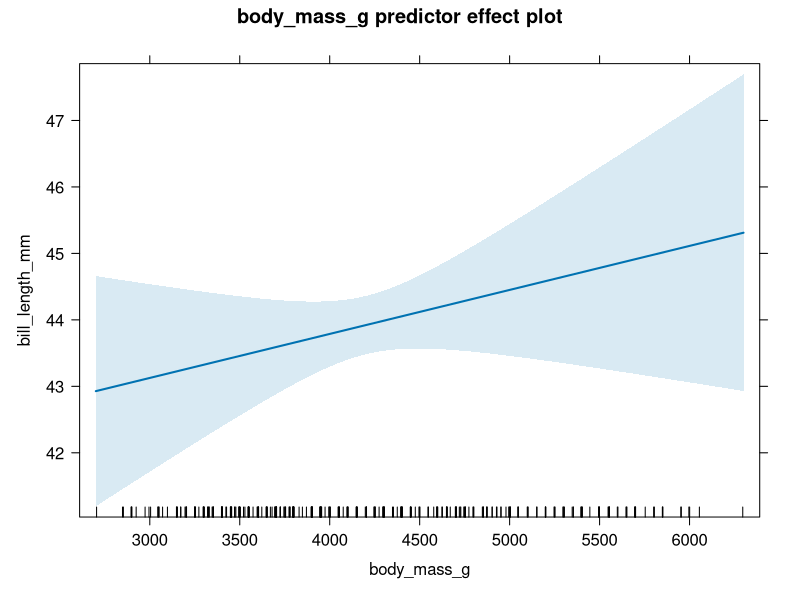
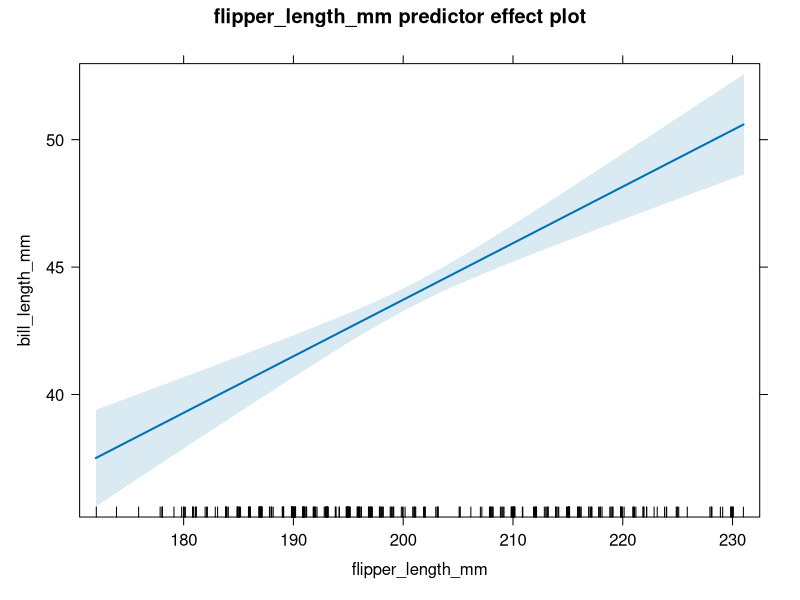
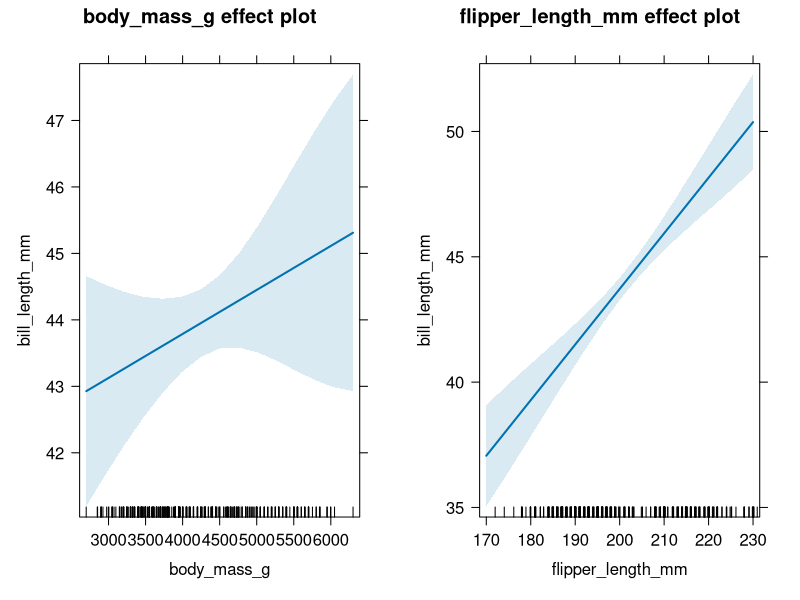
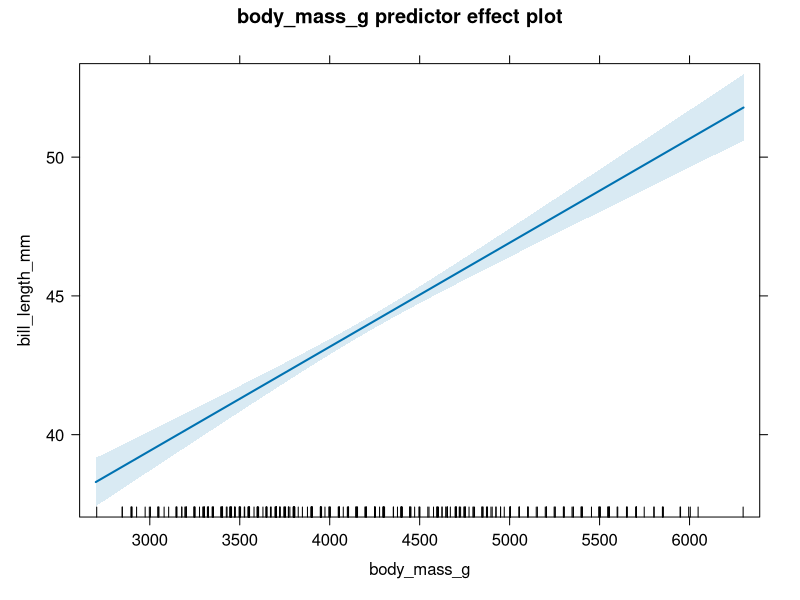
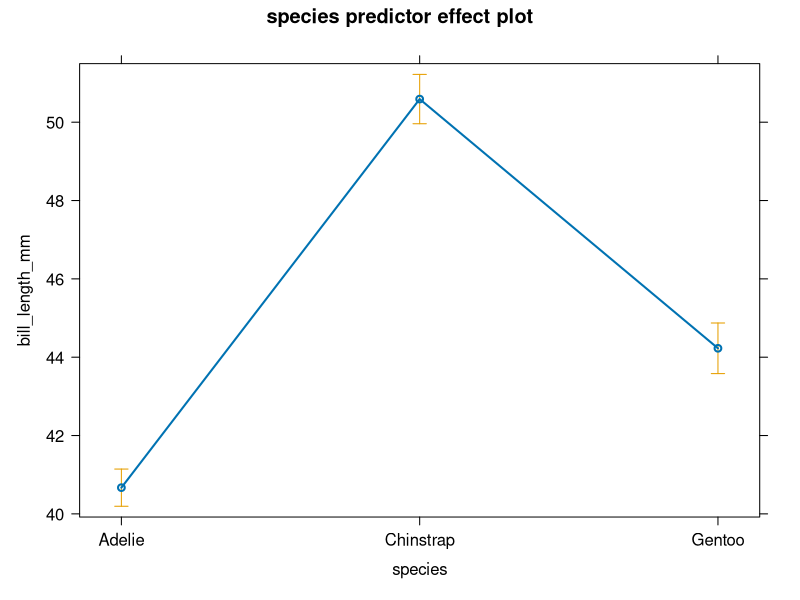
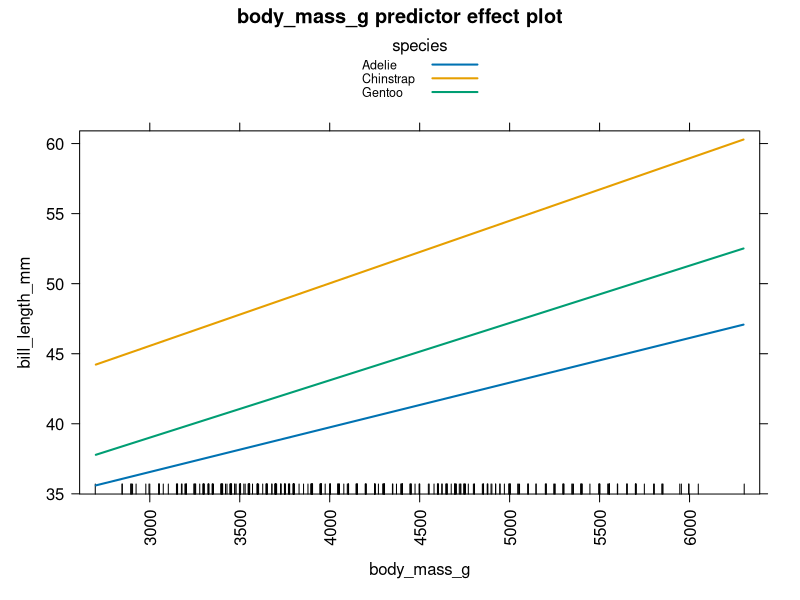
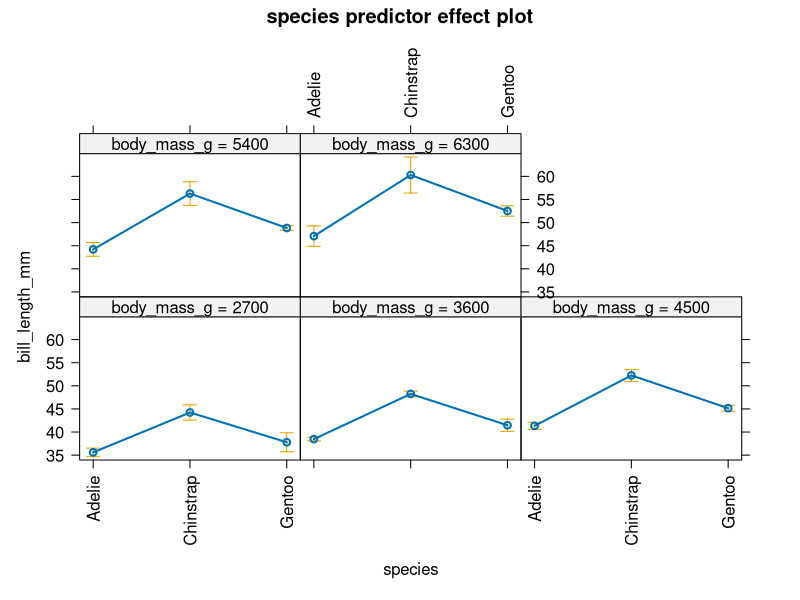
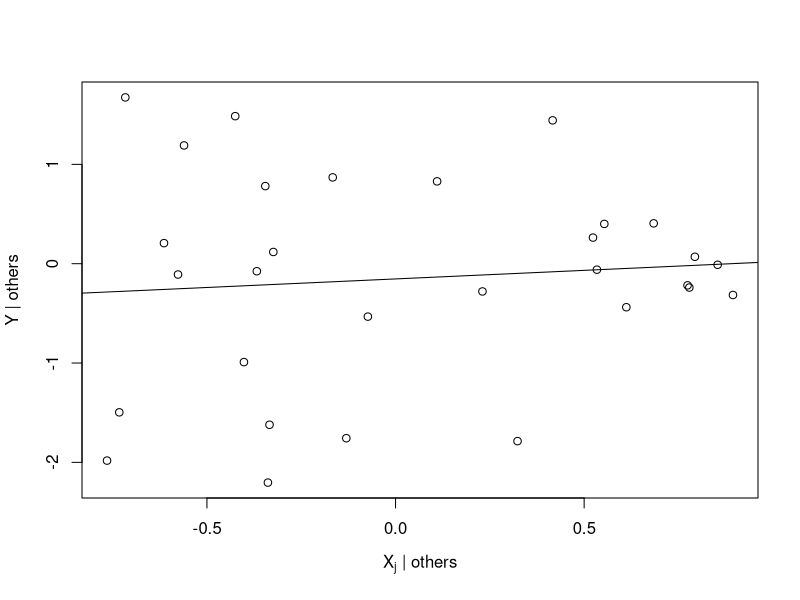

Recreate these plots in R, in order.
## ---- chunk 1
if(!require(palmerpenguins, quietly = TRUE)) {
  install.packages("palmerpenguins", repos = "https://cran.rstudio.com/")
  library(palmerpenguins)
}
## ---- chunk 2
if(!require(car, quietly = TRUE)) {
  install.packages("car", repos = "https://cran.rstudio.com/")
  library(car)
}
## ---- chunk 3
if(!require(effects, quietly = TRUE)) {
  install.packages("effects", repos = "https://cran.rstudio.com/")
  library(effects)
}
## ---- chunk 4
# load penguins data
data(penguins, package = "palmerpenguins")
# transform body mass variable from g to kg
penguins <- penguins |> transform(body_mass_kg = body_mass_g/1000)
# fit model with body_mass_kg
slmod_scaled <- lm(bill_length_mm ~ body_mass_kg, data = penguins)
# extract coefficients
coefficients(slmod_scaled)
## ---- chunk 5
# load penguins data since it hasn't been loaded in this chapter
data(penguins, package = "palmerpenguins")
# refit multiple linear regression model
mlmod <- lm(bill_length_mm ~ body_mass_g + flipper_length_mm, data = penguins)
# extract estimated coefficients
coef(mlmod)
## ---- chunk 6
colMeans(mlmod$model)
## ---- chunk 7
#| message: false
library(effects)
## ---- chunk 8
plot(predictorEffect("body_mass_g", mlmod))
## ---- chunk 9
plot(predictorEffect("flipper_length_mm", mlmod))
## ---- chunk 10
plot(allEffects(mlmod))
## ---- chunk 11
# refit the parallel lines model
lmodp <- lm(bill_length_mm ~ body_mass_g + species, data = penguins)
# double-check coefficients
coef(lmodp)
## ---- chunk 12
table(lmodp$model$species)
print(paste('Total:', length(lmodp$model$species)))
## ---- chunk 13
# draw effect plot for body_mass_g
plot(predictorEffect("body_mass_g", lmodp))
## ---- chunk 14
# sample mean of body_mass_g variable used to fit lmodp
mean(lmodp$model$body_mass_g)
## ---- chunk 15
plot(predictorEffect("species", lmodp))
## ---- chunk 16
# fit separate lines model
lmods <- lm(bill_length_mm ~ body_mass_g + species + body_mass_g:species,
            data = penguins)
# extract estimated coefficients
coef(lmods)
## ---- chunk 17
# effect plot of body mass for separate lines model
# axes ... rotates the x-axis labels 90 degrees
# lines ... plots the effect of body mass in one graphic
plot(predictorEffect("body_mass_g", lmods),
     axes = list(x = list(rotate = 90)),
     lines = list(multiline = TRUE))
## ---- chunk 18
# effect plot of body mass for separate lines model
# axes ... rotates the x-axis labels 90 degrees
# lines ... plots the effect of species in one graphic
plot(predictorEffect("species", lmods),
     axes = list(x = list(rotate = 90)),
     lines=list(multiline = FALSE))
## ---- chunk 19
#| echo: false
#| eval: true
#| output: true
set.seed(71)
x <- runif(30, -1, 1)
y1 <- rnorm(30)
y2 <- 0.2 + 0.3 * x + rnorm(30, sd = 0.05)
y3 <- 0.2 + 0.6 * x + 0.6 * x^2 + rnorm(30, sd = 0.1)
y4 <- y2
sx <- sort(x) + 5
sy4 <- sort(y4)
sy4[2] <- sy4[29]
## ---- chunk 20
#| echo: false
#| eval: true
#| output: true
plot(y1 ~ x, ylab = "Y | others",
     xlab = expression(paste(X[j], " | others")))
abline(coef(lm(y1 ~ x)))
## ---- chunk 21
#| echo: false
#| eval: true
#| output: true
plot(y2 ~ x, ylab = "Y | others",
     xlab = expression(paste(X[j], " | others")))
abline(coef(lm(y2 ~ x)))
## ---- chunk 22
#| echo: false
#| eval: true
#| output: true
plot(y3 ~ x, ylab = "Y | others",
     xlab = expression(paste(X[j], " | others")))
title("(c)")
abline(coef(lm(y3 ~ x)))
## ---- chunk 23
#| echo: false
#| eval: true
#| output: true
plot(sy4 ~ sx, ylab = "Y | others",
     xlab = expression(paste(X[j], " | others")))
title("(d)")
abline(-0.3, .1)
## ---- chunk 24
#| message: false
library(car)
## ---- chunk 25
# create added-variable plots for all regressors in mlmod
avPlots(mlmod)
## ---- chunk 26
avPlots(lmodp)
## ---- chunk 27
leveragePlots(lmodp)
## ---- chunk 28
leveragePlots(lmods)
## ---- chunk 29
y <- c(1, 4, 6, 8, 9)       # create an arbitrary response vector
X1 <- c(7, 5, 5, 7, 7)      # create regressor 1
X2 <- c(-1, 2, -3, 1, 5/7)  # create regressor 2 to be orthogonal to X1
## ---- chunk 30
crossprod(X1, X2)
## ---- chunk 31
# y regressed on X1 without an intercept
lmod1 <- lm(y ~ X1 - 1)
coef(lmod1)
## ---- chunk 32
# y regressed on X1 and X2 without an intercept
lmod2 <- lm(y ~ X1 + X2 - 1)
coef(lmod2)
## ---- chunk 33
ones <- rep(1, 5)   # column of 1s
## ---- chunk 34
crossprod(ones, X1) # not zero, so not orthogonal
## ---- chunk 35
crossprod(ones, X2) # not zero, so not orthogonal
## ---- chunk 36
# y regressed on X1 and X2 with an intercept
lmod3 <- lm(y ~ X1 + X2)
coef(lmod3) # coefficients for lmod3
## ---- chunk 37
X3 <-  c(0, -1, 1, 0, 0) # sample mean is zero
X4 <- c(0, 0, 0, 1, -1)  # sample mean is zero
cov(X3, X4)              # 0, so X3 and X4 are uncorrelated and orthogonal
## ---- chunk 38
coef(lm(y ~ 1))           # only column of 1s
## ---- chunk 39
coef(lm(y ~ X3 - 1))      # only X3
## ---- chunk 40
coef(lm(y ~ X4 - 1))      # only X4
## ---- chunk 41
coef(lm(y ~ X3))          # 1s and X3
## ---- chunk 42
coef(lm(y ~ X4))          # 1s and X4
## ---- chunk 43
coef(lm(y ~ X3 + X4 - 1)) # X3 and X4
## ---- chunk 44
coef(lm(y ~ X3 + X4))     # 1s, X3, and X4
## ---- chunk 45
crossprod(model.matrix(~ X1 + X2 + X3 + X4))
## ---- chunk 46
coef(lm(y ~ 1))
## ---- chunk 47
lmod4 <- lm(y ~ X1) # model with 1s and X1
coef(lmod4)
## ---- chunk 48
coef(lm(y ~ X1 + X2))
## ---- chunk 49
coef(lm(y ~ X1 + X3))
## ---- chunk 50
coef(lm(y ~ X1 + X3 + X4))
## ---- chunk 51
X5 <- c(1, 0, 0, -1, 0) # orthogonal to ones, X1, not X4
# note block of 0s
crossprod(cbind(ones, X1, X4, X5))
## ---- chunk 52
lm(y ~ X1)           # model with 1s and X1
## ---- chunk 53
lm(y ~ X1 + X4 + X5) # model with 1s, X1, X4, x5
## ---- chunk 54
lm(y ~ X4 + X5 - 1)  # model with X4 and x5 only
## ---- chunk 55
lm(y ~ X1 + X4 + X5) # model with 1s, X1, X4, x5
